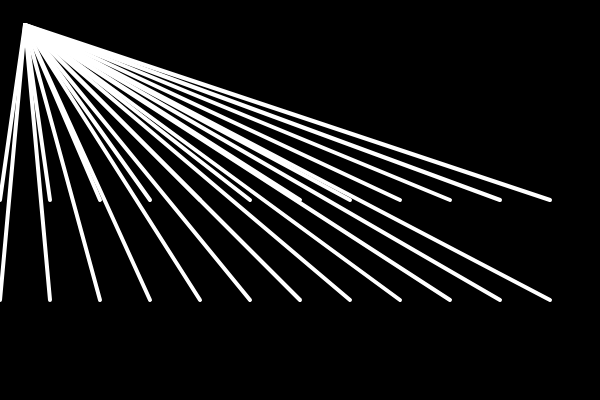
Frame 1 (no input)
Frame 60 (no input): identical to frame 1, image omitted
Frame 120 (the mouse pressed at the canvas centre since frame 60): identical to frame 1, image omitted

The p5.js sketch that drew this single still picture (run headless with seeded random() and noise() and a simulated clock; from frame 60 on, the mouse is pressed at the canvas centre):

// p5.js sketch
// ── sketch.js
function setup() {
  createCanvas(600, 400);
}

function draw() {
  background(0);
  strokeWeight(4);
  stroke(255);
  
  var x = 0;
  
  while (x < width)  {
  line(x, 200, 25, 25);
  x = x + 50;
   
  fill(0,200,255);
    }

for (var x = 0; x < width; x = x + 50) {
  line(x, 300, 25, 25);
   fill(0,262,0);
  
}
  
  
  
}
